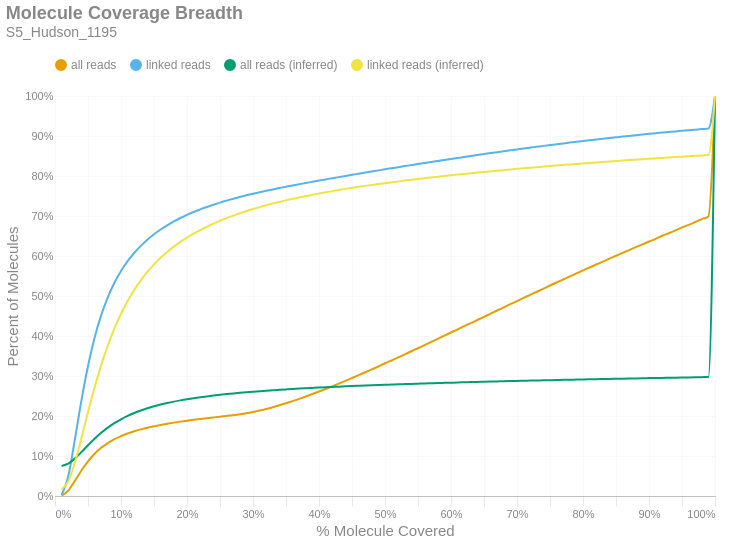

The cell this chart's notebook holds for it:
### Markdown cell above
### Molecule Read Coverage
This chart shows molecule coverage breadth as computed by the number of bases aligned to that molecule. In other words, "*how much of each unique long molecule is actually sequenced/aligned?*" Keep in mind there is a distinction between sequences and alignments, since some sequences belonging to a particular molecule may not align well and wouldn't appear in the alignment data. This chart also shows molecule coverage breadth as computed by the *inferred fragment* from which the aligned sequences originate. Unlike read coverage, this calculation takes into account the total insert size, including unsequenced gaps between the forward and reverse reads. Like the previous figures, these are cumulative percents.

### Code cell
if SKIPLR:
    print_html(f"Skipped")
else:
    binned_df = consolidated_hist(valids['coverage_bp'], mask, 0.01, True)
    binned_df_inf = consolidated_hist(valids['coverage_inserts'], mask, 0.01, True)
    binned_df = binned_df.with_columns(pl.lit(binned_df_inf['all reads (cumsum)']).alias('all reads (inferred)'))
    binned_df = binned_df.with_columns(pl.lit(binned_df_inf['linked reads (cumsum)']).alias('linked reads (inferred)'))
    binned_df = binned_df.with_columns(
        (pl.col('bin').cast(pl.Float64) + 0.01).alias('right_edge')
    )

    with SafeRender(binned_df):
        (
            density_plot(binned_df, 'Molecule Coverage Breadth', samplename, 'molcov', ['all reads (inferred)','linked reads (inferred)'])
            .encode(
                #x=alt.X('bin:Q', title="% Molecule Covered").axis(format = '%').scale(padding=0),
                x=alt.X('right_edge:Q', title="% Molecule Covered").axis(format='%').scale(padding=0),
                y=alt.Y('value:Q', title='Percent of Molecules')
                    .axis(format='%')
                    .stack(False)
                    .scale(domainMin=0, padding=0),
                color=alt.Color("key:N").scale(domain = ["all reads", "linked reads", "all reads (inferred)", "linked reads (inferred)"]),
                tooltip = [
                    alt.Tooltip("key:N", title = "Data Type"),
                    alt.Tooltip("range_label:N", title="% Molecule Covered"),
                    alt.Tooltip("value:Q", format = ".2%", title="% Molecules")
                ]
            )
        ).display()

### Figure 1 — Vega-Lite specification as saved in the notebook (floating-point values rounded to 4 significant figures)
{"width": "container", "height": 400, "config": {"title": {"anchor": "start", "dy": -15, "fontSize": 18, "color": "#888888", "subtitleColor": "#888888", "subtitleFontSize": 14}, "arc": {"fill": "#0072B2"}, "axis": {"domainColor": "#888888", "domainWidth": 0.5, "gridWidth": 0.2, "grid": false, "titleFontWeight": 400, "titleFontSize": 15, "labelFontSize": 11, "labelColor": "#888888", "tickColor": "#888888", "tickWidth": 0.2, "titleColor": "#888888"}, "axisBand": {"grid": false}, "axisX": {"grid": true, "tickSize": 10, "domainCap": "round"}, "axisY": {"domain": false, "grid": true, "tickSize": 0, "domainCap": "round"}, "background": "transparent", "header": {"labelFontSize": 15, "labelColor": "#888888", "titleFontSize": 15, "titleFontWeight": 600, "titleColor": "#888888"}, "legend": {"labelFont": "sans-serif", "labelFontSize": 12, "labelColor": "#888888", "symbolSize": 100, "symbolType": "circle", "titleFontSize": 12, "titlePadding": 10, "titleColor": "#888888", "title": null, "orient": "top"}, "range": {"category": ["#E69F00", "#56B4E9", "#009E73", "#F0E442", "#0072B2", "#D55E00", "#CC79A7", "#000000"], "diverging": ["#cfe8f3", "#a2d4ec", "#73bfe2", "#46abdb", "#1696d2", "#12719e"]}, "area": {"fill": "#0072B2", "fillOpacity": 0.7, "line": true, "strokeOpacity": 0.7}, "line": {"color": "#0072B2", "stroke": "#0072B2", "strokeWidth": 2}, "trail": {"color": "#0072B2", "stroke": "#0072B2", "strokeWidth": 0, "size": 1}, "point": {"filled": true, "fillOpacity": 1.0, "size": 95}, "text": {"color": "#888888", "fontSize": 11, "align": "right", "fontWeight": 400, "size": 11}, "bar": {"fill": "#0072B2", "stroke": null}, "view": {"stroke": null, "continuousWidth": 660, "continuousHeight": 400}}, "data": {"name": "data-c50785b2dad3c84fe4ec4448d4a83fe3"}, "mark": {"type": "line", "interpolate": "monotone", "point": {"opacity": 0, "size": 275}}, "encoding": {"color": {"field": "key", "scale": {"domain": ["all reads", "linked reads", "all reads (inferred)", "linked reads (inferred)"]}, "type": "nominal"}, "tooltip": [{"field": "key", "title": "Data Type", "type": "nominal"}, {"field": "range_label", "title": "% Molecule Covered", "type": "nominal"}, {"field": "value", "format": ".2%", "title": "% Molecules", "type": "quantitative"}], "x": {"axis": {"format": "%"}, "field": "right_edge", "scale": {"padding": 0}, "title": "% Molecule Covered", "type": "quantitative"}, "y": {"axis": {"format": "%"}, "field": "value", "scale": {"domainMin": 0, "padding": 0}, "stack": false, "title": "Percent of Molecules", "type": "quantitative"}}, "params": [{"name": "param_c36ac31b6afebe62", "select": {"type": "point", "fields": ["key"]}, "bind": "legend"}], "title": {"text": "Molecule Coverage Breadth", "subtitle": "S5_Hudson_1195"}, "transform": [{"fold": ["all reads (cumsum)", "linked reads (cumsum)", "all reads (inferred)", "linked reads (inferred)"]}, {"calculate": "replace(datum.key, ' (cumsum)', '')", "as": "key"}, {"filter": {"param": "param_c36ac31b6afebe62"}}], "usermeta": {"embedOptions": {"downloadFileName": "S5_Hudson_1195.molcov"}}, "$schema": "https://vega.github.io/schema/vega-lite/v6.1.0.json", "datasets": {"data-c50785b2dad3c84fe4ec4448d4a83fe3": [{"bin": "0.0", "interval": "0.0-0.01", "all reads": 0.0008095, "linked reads": 0.002469, "all reads (cumsum)": 0.0008095, "linked reads (cumsum)": 0.002469, "range_label": "0.0-0.01", "all reads (inferred)": 0.07511, "linked reads (inferred)": 0.01614, "right_edge": 0.01}, {"bin": "0.01", "interval": "0.01-0.02", "all reads": 0.01258, "linked reads": 0.04619, "all reads (cumsum)": 0.01339, "linked reads (cumsum)": 0.04866, "range_label": "0.01-0.02", "all reads (inferred)": 0.08081, "linked reads (inferred)": 0.03622, "right_edge": 0.02}, {"bin": "0.02", "interval": "0.02-0.03", "all reads": 0.02436, "linked reads": 0.09141, "all reads (cumsum)": 0.03775, "linked reads (cumsum)": 0.1401, "range_label": "0.02-0.03", "all reads (inferred)": 0.09343, "linked reads (inferred)": 0.08309, "right_edge": 0.03}, {"bin": "0.03", "interval": "0.03-0.04", "all reads": 0.02613, "linked reads": 0.09849, "all reads (cumsum)": 0.06388, "linked reads (cumsum)": 0.2386, "range_label": "0.03-0.04", "all reads (inferred)": 0.1098, "linked reads (inferred)": 0.1445, "right_edge": 0.04}, {"bin": "0.04", "interval": "0.04-0.05", "all reads": 0.02288, "linked reads": 0.0863, "all reads (cumsum)": 0.08676, "linked reads (cumsum)": 0.3249, "range_label": "0.04-0.05", "all reads (inferred)": 0.127, "linked reads (inferred)": 0.2098, "right_edge": 0.05}, {"bin": "0.05", "interval": "0.05-0.06", "all reads": 0.01881, "linked reads": 0.07099, "all reads (cumsum)": 0.1056, "linked reads (cumsum)": 0.3959, "range_label": "0.05-0.06", "all reads (inferred)": 0.1433, "linked reads (inferred)": 0.2713, "right_edge": 0.06}, {"bin": "0.06", "interval": "0.06-0.07", "all reads": 0.01491, "linked reads": 0.05628, "all reads (cumsum)": 0.1205, "linked reads (cumsum)": 0.4521, "range_label": "0.06-0.07", "all reads (inferred)": 0.1579, "linked reads (inferred)": 0.3271, "right_edge": 0.07}, {"bin": "0.07", "interval": "0.07-0.08", "all reads": 0.01186, "linked reads": 0.04472, "all reads (cumsum)": 0.1323, "linked reads (cumsum)": 0.4969, "range_label": "0.07-0.08", "all reads (inferred)": 0.1709, "linked reads (inferred)": 0.3763, "right_edge": 0.08}, {"bin": "0.08", "interval": "0.08-0.09", "all reads": 0.009616, "linked reads": 0.03617, "all reads (cumsum)": 0.142, "linked reads (cumsum)": 0.533, "range_label": "0.08-0.09", "all reads (inferred)": 0.1821, "linked reads (inferred)": 0.4188, "right_edge": 0.09}, {"bin": "0.09", "interval": "0.09-0.1", "all reads": 0.007842, "linked reads": 0.02945, "all reads (cumsum)": 0.1498, "linked reads (cumsum)": 0.5625, "range_label": "0.09-0.1", "all reads (inferred)": 0.1917, "linked reads (inferred)": 0.4555, "right_edge": 0.1}, {"bin": "0.1", "interval": "0.1-0.11", "all reads": 0.006544, "linked reads": 0.02451, "all reads (cumsum)": 0.1563, "linked reads (cumsum)": 0.587, "range_label": "0.1-0.11", "all reads (inferred)": 0.2001, "linked reads (inferred)": 0.4877, "right_edge": 0.11}, {"bin": "0.11", "interval": "0.11-0.12", "all reads": 0.005508, "linked reads": 0.02052, "all reads (cumsum)": 0.1619, "linked reads (cumsum)": 0.6075, "range_label": "0.11-0.12", "all reads (inferred)": 0.2074, "linked reads (inferred)": 0.5151, "right_edge": 0.12}, {"bin": "0.12", "interval": "0.12-0.13", "all reads": 0.004755, "linked reads": 0.01774, "all reads (cumsum)": 0.1666, "linked reads (cumsum)": 0.6252, "range_label": "0.12-0.13", "all reads (inferred)": 0.2137, "linked reads (inferred)": 0.5392, "right_edge": 0.13}, {"bin": "0.13", "interval": "0.13-0.14", "all reads": 0.004215, "linked reads": 0.01565, "all reads (cumsum)": 0.1708, "linked reads (cumsum)": 0.6409, "range_label": "0.13-0.14", "all reads (inferred)": 0.2192, "linked reads (inferred)": 0.5602, "right_edge": 0.14}, {"bin": "0.14", "interval": "0.14-0.15", "all reads": 0.003667, "linked reads": 0.01347, "all reads (cumsum)": 0.1745, "linked reads (cumsum)": 0.6543, "range_label": "0.14-0.15", "all reads (inferred)": 0.2242, "linked reads (inferred)": 0.5789, "right_edge": 0.15}, {"bin": "0.15", "interval": "0.15-0.16", "all reads": 0.003239, "linked reads": 0.01183, "all reads (cumsum)": 0.1777, "linked reads (cumsum)": 0.6662, "range_label": "0.15-0.16", "all reads (inferred)": 0.2285, "linked reads (inferred)": 0.5954, "right_edge": 0.16}, {"bin": "0.16", "interval": "0.16-0.17", "all reads": 0.002959, "linked reads": 0.01062, "all reads (cumsum)": 0.1807, "linked reads (cumsum)": 0.6768, "range_label": "0.16-0.17", "all reads (inferred)": 0.2324, "linked reads (inferred)": 0.6101, "right_edge": 0.17}, {"bin": "0.17", "interval": "0.17-0.18", "all reads": 0.00273, "linked reads": 0.009587, "all reads (cumsum)": 0.1834, "linked reads (cumsum)": 0.6864, "range_label": "0.17-0.18", "all reads (inferred)": 0.2359, "linked reads (inferred)": 0.6234, "right_edge": 0.18}, {"bin": "0.18", "interval": "0.18-0.19", "all reads": 0.002529, "linked reads": 0.008629, "all reads (cumsum)": 0.186, "linked reads (cumsum)": 0.695, "range_label": "0.18-0.19", "all reads (inferred)": 0.2391, "linked reads (inferred)": 0.6354, "right_edge": 0.19}, {"bin": "0.19", "interval": "0.19-0.2", "all reads": 0.002323, "linked reads": 0.007802, "all reads (cumsum)": 0.1883, "linked reads (cumsum)": 0.7028, "range_label": "0.19-0.2", "all reads (inferred)": 0.2419, "linked reads (inferred)": 0.6461, "right_edge": 0.2}, {"bin": "0.2", "interval": "0.2-0.21", "all reads": 0.002199, "linked reads": 0.007256, "all reads (cumsum)": 0.1905, "linked reads (cumsum)": 0.7101, "range_label": "0.2-0.21", "all reads (inferred)": 0.2444, "linked reads (inferred)": 0.6558, "right_edge": 0.21}, {"bin": "0.21", "interval": "0.21-0.22", "all reads": 0.002031, "linked reads": 0.006409, "all reads (cumsum)": 0.1925, "linked reads (cumsum)": 0.7165, "range_label": "0.21-0.22", "all reads (inferred)": 0.2468, "linked reads (inferred)": 0.6648, "right_edge": 0.22}, {"bin": "0.22", "interval": "0.22-0.23", "all reads": 0.002028, "linked reads": 0.00608, "all reads (cumsum)": 0.1945, "linked reads (cumsum)": 0.7226, "range_label": "0.22-0.23", "all reads (inferred)": 0.249, "linked reads (inferred)": 0.6732, "right_edge": 0.23}, {"bin": "0.23", "interval": "0.23-0.24", "all reads": 0.001905, "linked reads": 0.005612, "all reads (cumsum)": 0.1964, "linked reads (cumsum)": 0.7282, "range_label": "0.23-0.24", "all reads (inferred)": 0.2511, "linked reads (inferred)": 0.6808, "right_edge": 0.24}, {"bin": "0.24", "interval": "0.24-0.25", "all reads": 0.001922, "linked reads": 0.005326, "all reads (cumsum)": 0.1984, "linked reads (cumsum)": 0.7335, "range_label": "0.24-0.25", "all reads (inferred)": 0.253, "linked reads (inferred)": 0.6881, "right_edge": 0.25}, {"bin": "0.25", "interval": "0.25-0.26", "all reads": 0.001852, "linked reads": 0.004928, "all reads (cumsum)": 0.2002, "linked reads (cumsum)": 0.7384, "range_label": "0.25-0.26", "all reads (inferred)": 0.2548, "linked reads (inferred)": 0.6948, "right_edge": 0.26}, {"bin": "0.26", "interval": "0.26-0.27", "all reads": 0.001953, "linked reads": 0.004757, "all reads (cumsum)": 0.2022, "linked reads (cumsum)": 0.7432, "range_label": "0.26-0.27", "all reads (inferred)": 0.2564, "linked reads (inferred)": 0.701, "right_edge": 0.27}, {"bin": "0.27", "interval": "0.27-0.28", "all reads": 0.002181, "linked reads": 0.004432, "all reads (cumsum)": 0.2043, "linked reads (cumsum)": 0.7476, "range_label": "0.27-0.28", "all reads (inferred)": 0.2579, "linked reads (inferred)": 0.7068, "right_edge": 0.28}, {"bin": "0.28", "interval": "0.28-0.29", "all reads": 0.002557, "linked reads": 0.004127, "all reads (cumsum)": 0.2069, "linked reads (cumsum)": 0.7517, "range_label": "0.28-0.29", "all reads (inferred)": 0.2594, "linked reads (inferred)": 0.7123, "right_edge": 0.29}, {"bin": "0.29", "interval": "0.29-0.3", "all reads": 0.003095, "linked reads": 0.00392, "all reads (cumsum)": 0.21, "linked reads (cumsum)": 0.7557, "range_label": "0.29-0.3", "all reads (inferred)": 0.2607, "linked reads (inferred)": 0.7174, "right_edge": 0.3}, {"bin": "0.3", "interval": "0.3-0.31", "all reads": 0.003559, "linked reads": 0.003718, "all reads (cumsum)": 0.2136, "linked reads (cumsum)": 0.7594, "range_label": "0.3-0.31", "all reads (inferred)": 0.262, "linked reads (inferred)": 0.7222, "right_edge": 0.31}, {"bin": "0.31", "interval": "0.31-0.32", "all reads": 0.004066, "linked reads": 0.00364, "all reads (cumsum)": 0.2176, "linked reads (cumsum)": 0.763, "range_label": "0.31-0.32", "all reads (inferred)": 0.2632, "linked reads (inferred)": 0.7269, "right_edge": 0.32}, {"bin": "0.32", "interval": "0.32-0.33", "all reads": 0.004456, "linked reads": 0.003375, "all reads (cumsum)": 0.2221, "linked reads (cumsum)": 0.7664, "range_label": "0.32-0.33", "all reads (inferred)": 0.2644, "linked reads (inferred)": 0.7312, "right_edge": 0.33}, {"bin": "0.33", "interval": "0.33-0.34", "all reads": 0.004787, "linked reads": 0.003437, "all reads (cumsum)": 0.2269, "linked reads (cumsum)": 0.7698, "range_label": "0.33-0.34", "all reads (inferred)": 0.2654, "linked reads (inferred)": 0.7351, "right_edge": 0.34}, {"bin": "0.34", "interval": "0.34-0.35", "all reads": 0.00505, "linked reads": 0.003299, "all reads (cumsum)": 0.2319, "linked reads (cumsum)": 0.7731, "range_label": "0.34-0.35", "all reads (inferred)": 0.2665, "linked reads (inferred)": 0.739, "right_edge": 0.35}, {"bin": "0.35", "interval": "0.35-0.36", "all reads": 0.005352, "linked reads": 0.003284, "all reads (cumsum)": 0.2373, "linked reads (cumsum)": 0.7764, "range_label": "0.35-0.36", "all reads (inferred)": 0.2675, "linked reads (inferred)": 0.7429, "right_edge": 0.36}, {"bin": "0.36", "interval": "0.36-0.37", "all reads": 0.0056, "linked reads": 0.00299, "all reads (cumsum)": 0.2429, "linked reads (cumsum)": 0.7794, "range_label": "0.36-0.37", "all reads (inferred)": 0.2685, "linked reads (inferred)": 0.7465, "right_edge": 0.37}, {"bin": "0.37", "interval": "0.37-0.38", "all reads": 0.005928, "linked reads": 0.003062, "all reads (cumsum)": 0.2488, "linked reads (cumsum)": 0.7825, "range_label": "0.37-0.38", "all reads (inferred)": 0.2694, "linked reads (inferred)": 0.7499, "right_edge": 0.38}, {"bin": "0.38", "interval": "0.38-0.39", "all reads": 0.006107, "linked reads": 0.002987, "all reads (cumsum)": 0.2549, "linked reads (cumsum)": 0.7855, "range_label": "0.38-0.39", "all reads (inferred)": 0.2702, "linked reads (inferred)": 0.7531, "right_edge": 0.39}, {"bin": "0.39", "interval": "0.39-0.4", "all reads": 0.006403, "linked reads": 0.003038, "all reads (cumsum)": 0.2613, "linked reads (cumsum)": 0.7885, "range_label": "0.39-0.4", "all reads (inferred)": 0.2711, "linked reads (inferred)": 0.7563, "right_edge": 0.4}, {"bin": "0.4", "interval": "0.4-0.41", "all reads": 0.006307, "linked reads": 0.002898, "all reads (cumsum)": 0.2676, "linked reads (cumsum)": 0.7914, "range_label": "0.4-0.41", "all reads (inferred)": 0.2719, "linked reads (inferred)": 0.7593, "right_edge": 0.41}, {"bin": "0.41", "interval": "0.41-0.42", "all reads": 0.006628, "linked reads": 0.002924, "all reads (cumsum)": 0.2742, "linked reads (cumsum)": 0.7943, "range_label": "0.41-0.42", "all reads (inferred)": 0.2726, "linked reads (inferred)": 0.7621, "right_edge": 0.42}, {"bin": "0.42", "interval": "0.42-0.43", "all reads": 0.006807, "linked reads": 0.002891, "all reads (cumsum)": 0.281, "linked reads (cumsum)": 0.7972, "range_label": "0.42-0.43", "all reads (inferred)": 0.2734, "linked reads (inferred)": 0.7651, "right_edge": 0.43}, {"bin": "0.43", "interval": "0.43-0.44", "all reads": 0.006784, "linked reads": 0.002852, "all reads (cumsum)": 0.2878, "linked reads (cumsum)": 0.8001, "range_label": "0.43-0.44", "all reads (inferred)": 0.2741, "linked reads (inferred)": 0.7678, "right_edge": 0.44}, {"bin": "0.44", "interval": "0.44-0.45", "all reads": 0.007103, "linked reads": 0.00287, "all reads (cumsum)": 0.2949, "linked reads (cumsum)": 0.8029, "range_label": "0.44-0.45", "all reads (inferred)": 0.2748, "linked reads (inferred)": 0.7704, "right_edge": 0.45}, {"bin": "0.45", "interval": "0.45-0.46", "all reads": 0.00707, "linked reads": 0.002823, "all reads (cumsum)": 0.302, "linked reads (cumsum)": 0.8058, "range_label": "0.45-0.46", "all reads (inferred)": 0.2755, "linked reads (inferred)": 0.7729, "right_edge": 0.46}, {"bin": "0.46", "interval": "0.46-0.47", "all reads": 0.007284, "linked reads": 0.00283, "all reads (cumsum)": 0.3093, "linked reads (cumsum)": 0.8086, "range_label": "0.46-0.47", "all reads (inferred)": 0.2762, "linked reads (inferred)": 0.7753, "right_edge": 0.47}, {"bin": "0.47", "interval": "0.47-0.48", "all reads": 0.007354, "linked reads": 0.002776, "all reads (cumsum)": 0.3166, "linked reads (cumsum)": 0.8114, "range_label": "0.47-0.48", "all reads (inferred)": 0.2768, "linked reads (inferred)": 0.7777, "right_edge": 0.48}, {"bin": "0.48", "interval": "0.48-0.49", "all reads": 0.007134, "linked reads": 0.002727, "all reads (cumsum)": 0.3238, "linked reads (cumsum)": 0.8141, "range_label": "0.48-0.49", "all reads (inferred)": 0.2774, "linked reads (inferred)": 0.7799, "right_edge": 0.49}, {"bin": "0.49", "interval": "0.49-0.5", "all reads": 0.008032, "linked reads": 0.00283, "all reads (cumsum)": 0.3318, "linked reads (cumsum)": 0.8169, "range_label": "0.49-0.5", "all reads (inferred)": 0.278, "linked reads (inferred)": 0.7821, "right_edge": 0.5}, {"bin": "0.5", "interval": "0.5-0.51", "all reads": 0.006932, "linked reads": 0.002604, "all reads (cumsum)": 0.3387, "linked reads (cumsum)": 0.8195, "range_label": "0.5-0.51", "all reads (inferred)": 0.2786, "linked reads (inferred)": 0.7843, "right_edge": 0.51}, {"bin": "0.51", "interval": "0.51-0.52", "all reads": 0.00778, "linked reads": 0.002625, "all reads (cumsum)": 0.3465, "linked reads (cumsum)": 0.8221, "range_label": "0.51-0.52", "all reads (inferred)": 0.2792, "linked reads (inferred)": 0.7865, "right_edge": 0.52}, {"bin": "0.52", "interval": "0.52-0.53", "all reads": 0.007558, "linked reads": 0.002654, "all reads (cumsum)": 0.3541, "linked reads (cumsum)": 0.8248, "range_label": "0.52-0.53", "all reads (inferred)": 0.2797, "linked reads (inferred)": 0.7885, "right_edge": 0.53}, {"bin": "0.53", "interval": "0.53-0.54", "all reads": 0.007724, "linked reads": 0.002557, "all reads (cumsum)": 0.3618, "linked reads (cumsum)": 0.8274, "range_label": "0.53-0.54", "all reads (inferred)": 0.2803, "linked reads (inferred)": 0.7906, "right_edge": 0.54}, {"bin": "0.54", "interval": "0.54-0.55", "all reads": 0.007585, "linked reads": 0.002553, "all reads (cumsum)": 0.3694, "linked reads (cumsum)": 0.8299, "range_label": "0.54-0.55", "all reads (inferred)": 0.2808, "linked reads (inferred)": 0.7926, "right_edge": 0.55}, {"bin": "0.55", "interval": "0.55-0.56", "all reads": 0.007899, "linked reads": 0.002616, "all reads (cumsum)": 0.3773, "linked reads (cumsum)": 0.8325, "range_label": "0.55-0.56", "all reads (inferred)": 0.2813, "linked reads (inferred)": 0.7946, "right_edge": 0.56}, {"bin": "0.56", "interval": "0.56-0.57", "all reads": 0.007824, "linked reads": 0.00253, "all reads (cumsum)": 0.3851, "linked reads (cumsum)": 0.8351, "range_label": "0.56-0.57", "all reads (inferred)": 0.2819, "linked reads (inferred)": 0.7964, "right_edge": 0.57}, {"bin": "0.57", "interval": "0.57-0.58", "all reads": 0.007694, "linked reads": 0.00252, "all reads (cumsum)": 0.3928, "linked reads (cumsum)": 0.8376, "range_label": "0.57-0.58", "all reads (inferred)": 0.2824, "linked reads (inferred)": 0.7983, "right_edge": 0.58}, {"bin": "0.58", "interval": "0.58-0.59", "all reads": 0.007909, "linked reads": 0.002542, "all reads (cumsum)": 0.4007, "linked reads (cumsum)": 0.8401, "range_label": "0.58-0.59", "all reads (inferred)": 0.2828, "linked reads (inferred)": 0.8, "right_edge": 0.59}, {"bin": "0.59", "interval": "0.59-0.6", "all reads": 0.008029, "linked reads": 0.002479, "all reads (cumsum)": 0.4087, "linked reads (cumsum)": 0.8426, "range_label": "0.59-0.6", "all reads (inferred)": 0.2833, "linked reads (inferred)": 0.8018, "right_edge": 0.6}, {"bin": "0.6", "interval": "0.6-0.61", "all reads": 0.007625, "linked reads": 0.002424, "all reads (cumsum)": 0.4164, "linked reads (cumsum)": 0.845, "range_label": "0.6-0.61", "all reads (inferred)": 0.2838, "linked reads (inferred)": 0.8036, "right_edge": 0.61}, {"bin": "0.61", "interval": "0.61-0.62", "all reads": 0.008102, "linked reads": 0.002512, "all reads (cumsum)": 0.4245, "linked reads (cumsum)": 0.8475, "range_label": "0.61-0.62", "all reads (inferred)": 0.2843, "linked reads (inferred)": 0.8052, "right_edge": 0.62}, {"bin": "0.62", "interval": "0.62-0.63", "all reads": 0.007817, "linked reads": 0.002476, "all reads (cumsum)": 0.4323, "linked reads (cumsum)": 0.85, "range_label": "0.62-0.63", "all reads (inferred)": 0.2847, "linked reads (inferred)": 0.8069, "right_edge": 0.63}, {"bin": "0.63", "interval": "0.63-0.64", "all reads": 0.007778, "linked reads": 0.002425, "all reads (cumsum)": 0.4401, "linked reads (cumsum)": 0.8524, "range_label": "0.63-0.64", "all reads (inferred)": 0.2851, "linked reads (inferred)": 0.8085, "right_edge": 0.64}, {"bin": "0.64", "interval": "0.64-0.65", "all reads": 0.007781, "linked reads": 0.002399, "all reads (cumsum)": 0.4478, "linked reads (cumsum)": 0.8548, "range_label": "0.64-0.65", "all reads (inferred)": 0.2856, "linked reads (inferred)": 0.8101, "right_edge": 0.65}, {"bin": "0.65", "interval": "0.65-0.66", "all reads": 0.008185, "linked reads": 0.002436, "all reads (cumsum)": 0.456, "linked reads (cumsum)": 0.8573, "range_label": "0.65-0.66", "all reads (inferred)": 0.286, "linked reads (inferred)": 0.8117, "right_edge": 0.66}, {"bin": "0.66", "interval": "0.66-0.67", "all reads": 0.007743, "linked reads": 0.00239, "all reads (cumsum)": 0.4638, "linked reads (cumsum)": 0.8597, "range_label": "0.66-0.67", "all reads (inferred)": 0.2864, "linked reads (inferred)": 0.8132, "right_edge": 0.67}, {"bin": "0.67", "interval": "0.67-0.68", "all reads": 0.007936, "linked reads": 0.002293, "all reads (cumsum)": 0.4717, "linked reads (cumsum)": 0.862, "range_label": "0.67-0.68", "all reads (inferred)": 0.2869, "linked reads (inferred)": 0.8149, "right_edge": 0.68}, {"bin": "0.68", "interval": "0.68-0.69", "all reads": 0.007798, "linked reads": 0.00228, "all reads (cumsum)": 0.4795, "linked reads (cumsum)": 0.8642, "range_label": "0.68-0.69", "all reads (inferred)": 0.2873, "linked reads (inferred)": 0.8163, "right_edge": 0.69}, {"bin": "0.69", "interval": "0.69-0.7", "all reads": 0.007901, "linked reads": 0.00228, "all reads (cumsum)": 0.4874, "linked reads (cumsum)": 0.8665, "range_label": "0.69-0.7", "all reads (inferred)": 0.2877, "linked reads (inferred)": 0.8178, "right_edge": 0.7}, {"bin": "0.7", "interval": "0.7-0.71", "all reads": 0.007692, "linked reads": 0.002296, "all reads (cumsum)": 0.4951, "linked reads (cumsum)": 0.8688, "range_label": "0.7-0.71", "all reads (inferred)": 0.2881, "linked reads (inferred)": 0.8192, "right_edge": 0.71}, {"bin": "0.71", "interval": "0.71-0.72", "all reads": 0.007811, "linked reads": 0.002187, "all reads (cumsum)": 0.5029, "linked reads (cumsum)": 0.871, "range_label": "0.71-0.72", "all reads (inferred)": 0.2884, "linked reads (inferred)": 0.8206, "right_edge": 0.72}, {"bin": "0.72", "interval": "0.72-0.73", "all reads": 0.007742, "linked reads": 0.002141, "all reads (cumsum)": 0.5107, "linked reads (cumsum)": 0.8731, "range_label": "0.72-0.73", "all reads (inferred)": 0.2888, "linked reads (inferred)": 0.822, "right_edge": 0.73}, {"bin": "0.73", "interval": "0.73-0.74", "all reads": 0.007568, "linked reads": 0.002167, "all reads (cumsum)": 0.5182, "linked reads (cumsum)": 0.8753, "range_label": "0.73-0.74", "all reads (inferred)": 0.2892, "linked reads (inferred)": 0.8235, "right_edge": 0.74}, {"bin": "0.74", "interval": "0.74-0.75", "all reads": 0.00805, "linked reads": 0.002043, "all reads (cumsum)": 0.5263, "linked reads (cumsum)": 0.8773, "range_label": "0.74-0.75", "all reads (inferred)": 0.2896, "linked reads (inferred)": 0.8248, "right_edge": 0.75}, {"bin": "0.75", "interval": "0.75-0.76", "all reads": 0.007424, "linked reads": 0.002118, "all reads (cumsum)": 0.5337, "linked reads (cumsum)": 0.8795, "range_label": "0.75-0.76", "all reads (inferred)": 0.29, "linked reads (inferred)": 0.8262, "right_edge": 0.76}, {"bin": "0.76", "interval": "0.76-0.77", "all reads": 0.007602, "linked reads": 0.002011, "all reads (cumsum)": 0.5413, "linked reads (cumsum)": 0.8815, "range_label": "0.76-0.77", "all reads (inferred)": 0.2903, "linked reads (inferred)": 0.8275, "right_edge": 0.77}, {"bin": "0.77", "interval": "0.77-0.78", "all reads": 0.007619, "linked reads": 0.002008, "all reads (cumsum)": 0.5489, "linked reads (cumsum)": 0.8835, "range_label": "0.77-0.78", "all reads (inferred)": 0.2907, "linked reads (inferred)": 0.8288, "right_edge": 0.78}, {"bin": "0.78", "interval": "0.78-0.79", "all reads": 0.007436, "linked reads": 0.00198, "all reads (cumsum)": 0.5564, "linked reads (cumsum)": 0.8855, "range_label": "0.78-0.79", "all reads (inferred)": 0.291, "linked reads (inferred)": 0.8301, "right_edge": 0.79}, {"bin": "0.79", "interval": "0.79-0.8", "all reads": 0.007851, "linked reads": 0.002035, "all reads (cumsum)": 0.5642, "linked reads (cumsum)": 0.8875, "range_label": "0.79-0.8", "all reads (inferred)": 0.2914, "linked reads (inferred)": 0.8314, "right_edge": 0.8}, {"bin": "0.8", "interval": "0.8-0.81", "all reads": 0.007103, "linked reads": 0.00189, "all reads (cumsum)": 0.5713, "linked reads (cumsum)": 0.8894, "range_label": "0.8-0.81", "all reads (inferred)": 0.2917, "linked reads (inferred)": 0.8326, "right_edge": 0.81}, {"bin": "0.81", "interval": "0.81-0.82", "all reads": 0.00735, "linked reads": 0.001874, "all reads (cumsum)": 0.5787, "linked reads (cumsum)": 0.8913, "range_label": "0.81-0.82", "all reads (inferred)": 0.2921, "linked reads (inferred)": 0.8339, "right_edge": 0.82}, {"bin": "0.82", "interval": "0.82-0.83", "all reads": 0.007475, "linked reads": 0.001839, "all reads (cumsum)": 0.5861, "linked reads (cumsum)": 0.8931, "range_label": "0.82-0.83", "all reads (inferred)": 0.2924, "linked reads (inferred)": 0.8351, "right_edge": 0.83}, {"bin": "0.83", "interval": "0.83-0.84", "all reads": 0.007316, "linked reads": 0.001839, "all reads (cumsum)": 0.5934, "linked reads (cumsum)": 0.8949, "range_label": "0.83-0.84", "all reads (inferred)": 0.2928, "linked reads (inferred)": 0.8363, "right_edge": 0.84}, {"bin": "0.84", "interval": "0.84-0.85", "all reads": 0.007087, "linked reads": 0.001788, "all reads (cumsum)": 0.6005, "linked reads (cumsum)": 0.8967, "range_label": "0.84-0.85", "all reads (inferred)": 0.2931, "linked reads (inferred)": 0.8375, "right_edge": 0.85}, {"bin": "0.85", "interval": "0.85-0.86", "all reads": 0.007242, "linked reads": 0.001781, "all reads (cumsum)": 0.6078, "linked reads (cumsum)": 0.8985, "range_label": "0.85-0.86", "all reads (inferred)": 0.2934, "linked reads (inferred)": 0.8386, "right_edge": 0.86}, {"bin": "0.86", "interval": "0.86-0.87", "all reads": 0.007085, "linked reads": 0.001752, "all reads (cumsum)": 0.6149, "linked reads (cumsum)": 0.9003, "range_label": "0.86-0.87", "all reads (inferred)": 0.2937, "linked reads (inferred)": 0.8398, "right_edge": 0.87}, {"bin": "0.87", "interval": "0.87-0.88", "all reads": 0.007217, "linked reads": 0.001709, "all reads (cumsum)": 0.6221, "linked reads (cumsum)": 0.902, "range_label": "0.87-0.88", "all reads (inferred)": 0.2941, "linked reads (inferred)": 0.8409, "right_edge": 0.88}, {"bin": "0.88", "interval": "0.88-0.89", "all reads": 0.007039, "linked reads": 0.001703, "all reads (cumsum)": 0.6291, "linked reads (cumsum)": 0.9037, "range_label": "0.88-0.89", "all reads (inferred)": 0.2944, "linked reads (inferred)": 0.842, "right_edge": 0.89}, {"bin": "0.89", "interval": "0.89-0.9", "all reads": 0.007143, "linked reads": 0.001694, "all reads (cumsum)": 0.6363, "linked reads (cumsum)": 0.9054, "range_label": "0.89-0.9", "all reads (inferred)": 0.2947, "linked reads (inferred)": 0.8432, "right_edge": 0.9}, {"bin": "0.9", "interval": "0.9-0.91", "all reads": 0.006704, "linked reads": 0.001554, "all reads (cumsum)": 0.643, "linked reads (cumsum)": 0.9069, "range_label": "0.9-0.91", "all reads (inferred)": 0.295, "linked reads (inferred)": 0.8442, "right_edge": 0.91}, {"bin": "0.91", "interval": "0.91-0.92", "all reads": 0.007613, "linked reads": 0.00155, "all reads (cumsum)": 0.6506, "linked reads (cumsum)": 0.9085, "range_label": "0.91-0.92", "all reads (inferred)": 0.2953, "linked reads (inferred)": 0.8453, "right_edge": 0.92}, {"bin": "0.92", "interval": "0.92-0.93", "all reads": 0.006397, "linked reads": 0.001516, "all reads (cumsum)": 0.657, "linked reads (cumsum)": 0.91, "range_label": "0.92-0.93", "all reads (inferred)": 0.2956, "linked reads (inferred)": 0.8463, "right_edge": 0.93}, {"bin": "0.93", "interval": "0.93-0.94", "all reads": 0.006942, "linked reads": 0.001516, "all reads (cumsum)": 0.6639, "linked reads (cumsum)": 0.9115, "range_label": "0.93-0.94", "all reads (inferred)": 0.2959, "linked reads (inferred)": 0.8473, "right_edge": 0.94}, {"bin": "0.94", "interval": "0.94-0.95", "all reads": 0.0075, "linked reads": 0.001458, "all reads (cumsum)": 0.6714, "linked reads (cumsum)": 0.913, "range_label": "0.94-0.95", "all reads (inferred)": 0.2962, "linked reads (inferred)": 0.8483, "right_edge": 0.95}, {"bin": "0.95", "interval": "0.95-0.96", "all reads": 0.006268, "linked reads": 0.001465, "all reads (cumsum)": 0.6777, "linked reads (cumsum)": 0.9144, "range_label": "0.95-0.96", "all reads (inferred)": 0.2965, "linked reads (inferred)": 0.8493, "right_edge": 0.96}, {"bin": "0.96", "interval": "0.96-0.97", "all reads": 0.007251, "linked reads": 0.001417, "all reads (cumsum)": 0.6849, "linked reads (cumsum)": 0.9158, "range_label": "0.96-0.97", "all reads (inferred)": 0.2968, "linked reads (inferred)": 0.8504, "right_edge": 0.97}, {"bin": "0.97", "interval": "0.97-0.98", "all reads": 0.007378, "linked reads": 0.001405, "all reads (cumsum)": 0.6923, "linked reads (cumsum)": 0.9172, "range_label": "0.97-0.98", "all reads (inferred)": 0.2971, "linked reads (inferred)": 0.8514, "right_edge": 0.98}, {"bin": "0.98", "interval": "0.98-0.99", "all reads": 0.006637, "linked reads": 0.001391, "all reads (cumsum)": 0.699, "linked reads (cumsum)": 0.9186, "range_label": "0.98-0.99", "all reads (inferred)": 0.2975, "linked reads (inferred)": 0.8523, "right_edge": 0.99}, {"bin": "0.99", "interval": "0.99-1.0", "all reads": 0.301, "linked reads": 0.08136, "all reads (cumsum)": 1.0, "linked reads (cumsum)": 1.0, "range_label": "0.99-1.0", "all reads (inferred)": 1.0, "linked reads (inferred)": 1.0, "right_edge": 1.0}]}}
